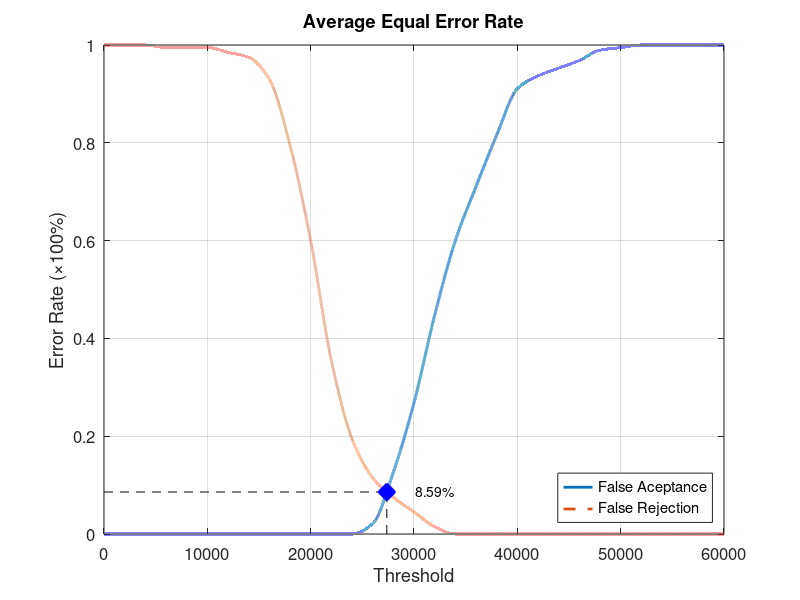
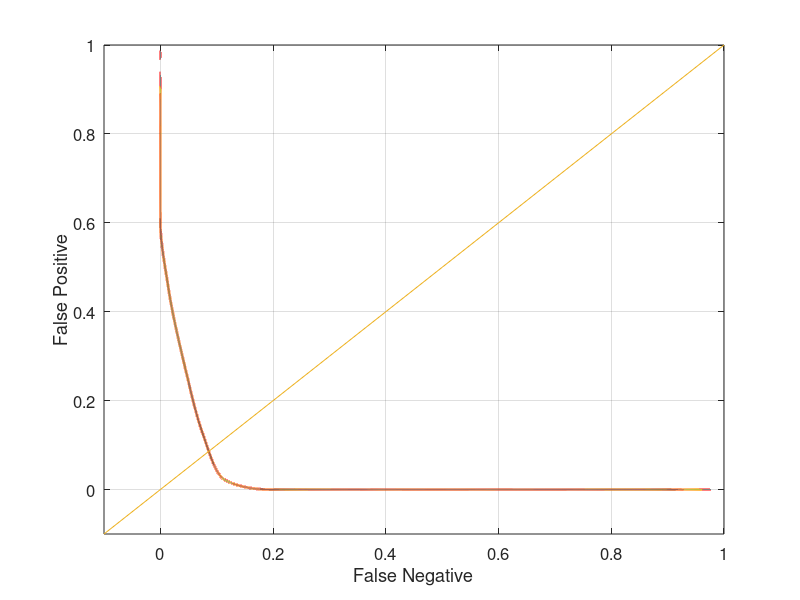

Recreate these plots in MATLAB, in order.
function yEER = Database5_4
close all;
clear;
clc;
x = 0:2000:60000;
xq = 0:0.5:60000;

y0 = [0 0 0 0 0 0 0 0 0 0 0 0 0 0.0210526 0.126316 0.268421 0.447368 0.6 0.710526 0.815789 0.910526 0.936842 0.952632 0.968421 0.989474 0.994737 1 1 1 1 1];
yy0 = interp1(x, y0, xq, 'pchip');
y1 = [1 1 1 0.995 0.995 0.995 0.985 0.975 0.93 0.795 0.6 0.355 0.195 0.115 0.075 0.045 0.015 0 0 0 0 0 0 0 0 0 0 0 0 0 0];
yy1 = interp1(x, y1, xq, 'pchip');

% Calculating EER: 
y2 = abs(y0 - y1);
find(y2 == min(y2))
yy2 = abs(yy0 - yy1);
xEER = find(yy2 == min(yy2));
xEERIndex = xq(xEER) % X-axis EER
yEER = yy0(xEER) % Y-axis EER

main = figure
plot(xq, yy0,'-','LineWidth', 2);	hold on
plot(xq, yy1,'--','LineWidth', 2);	hold on
plot([xEERIndex xEERIndex], [0 yEER], 'k--');	hold on
plot([0 xEERIndex], [yEER yEER], 'k--');	hold on
plot(xEERIndex, yEER, 'bx', 'LineWidth', 10);	hold on
text(xEERIndex + 10 * xEERIndex / 100, yEER, [num2str(round((10000 * yEER)) / 100) '%'])
legend('False Aceptance', 'False Rejection', 'Location', 'SouthEast')
xlabel('Threshold')
ylabel('Error Rate (\times100%)')
title('Average Equal Error Rate')
set(gca, 'FontSize', 12)
axis([0 60000 0 1])
grid on

print(main, 'Database5_4Main', '-dpng');
FNRxFPR = figure('Color', [1 1 1]);
plot(yy1, yy0, '-', yy1, yy0, 'LineWidth', 2);
hold on
y = -0.1:0.1:1
plot(y, y); 
set(gca, 'FontSize', 12)
xlabel('False Negative')
ylabel('False Positive')
axis([-0.1 1 -0.1 1])
set(gca, 'FontSize', 12)
grid on

print(FNRxFPR, 'Database5_4FNRxFPR','-dpng');
end
